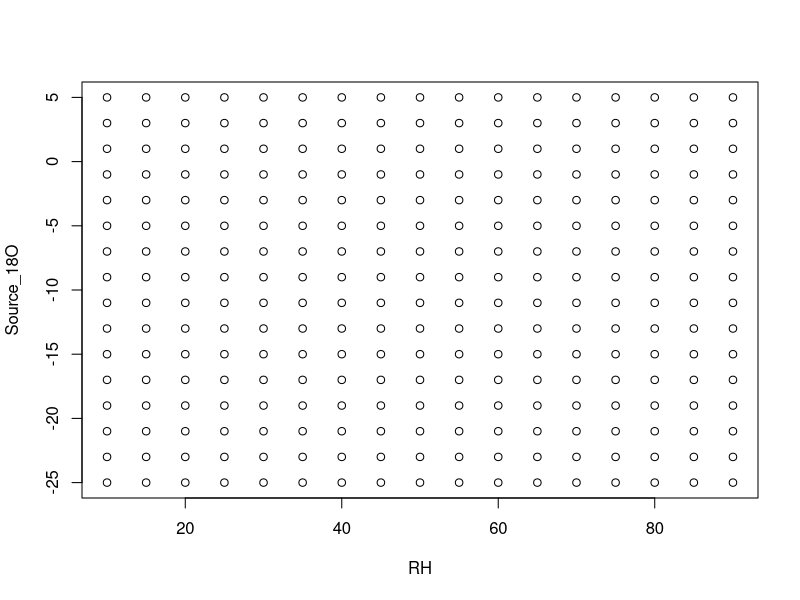
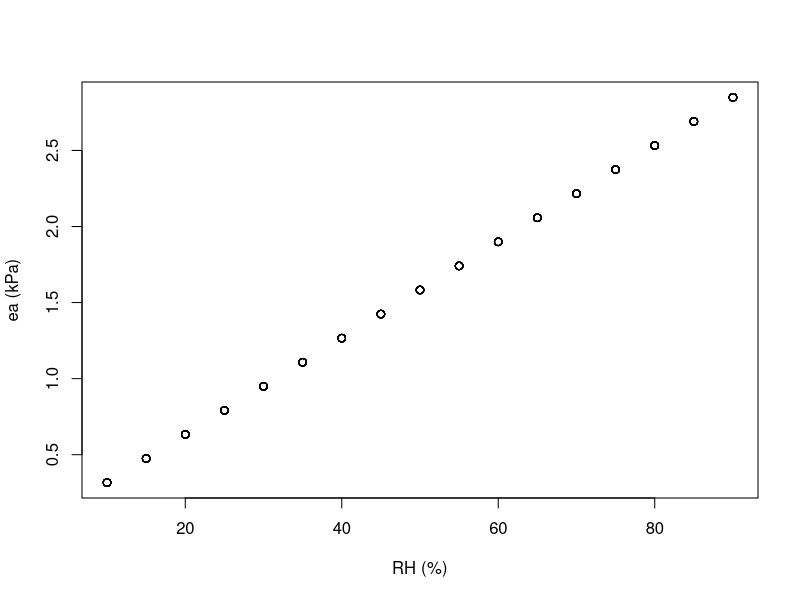
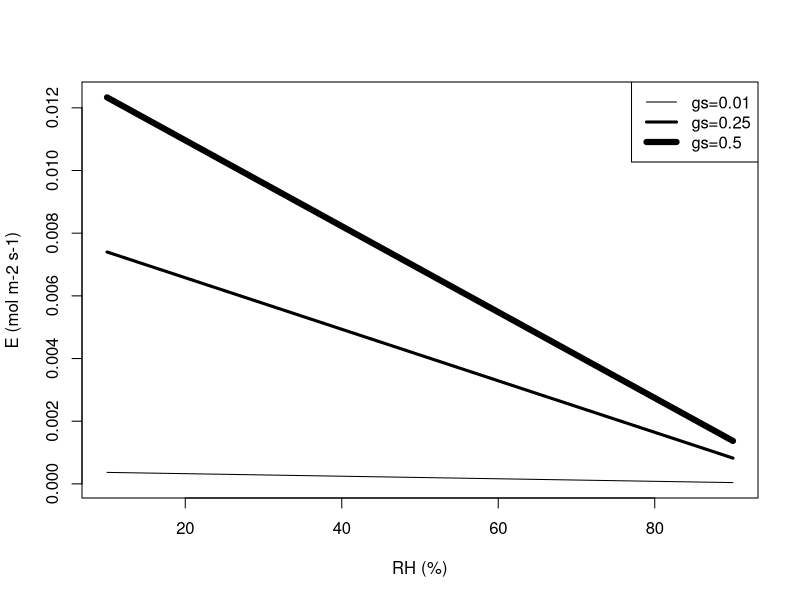
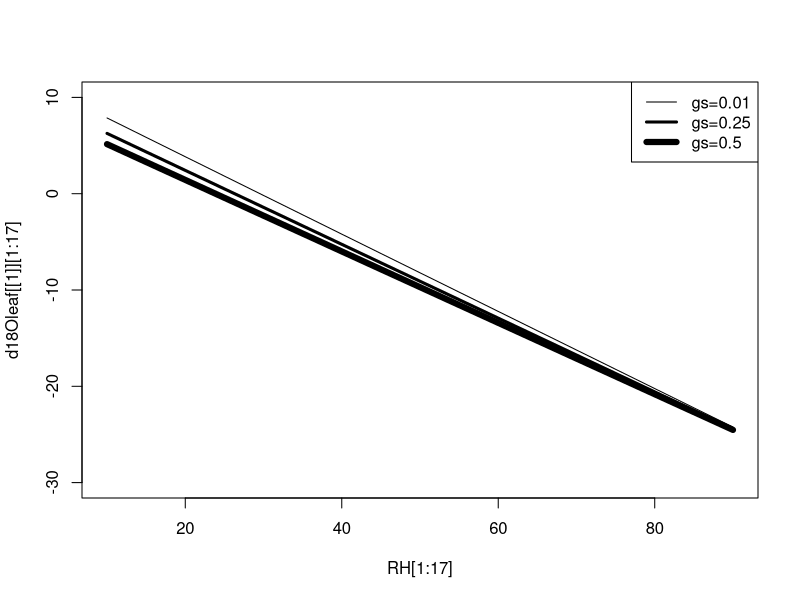
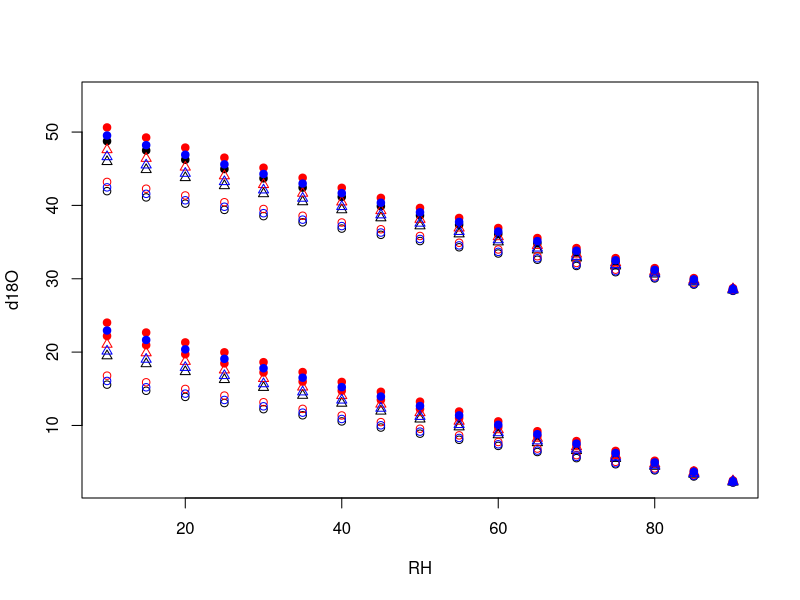
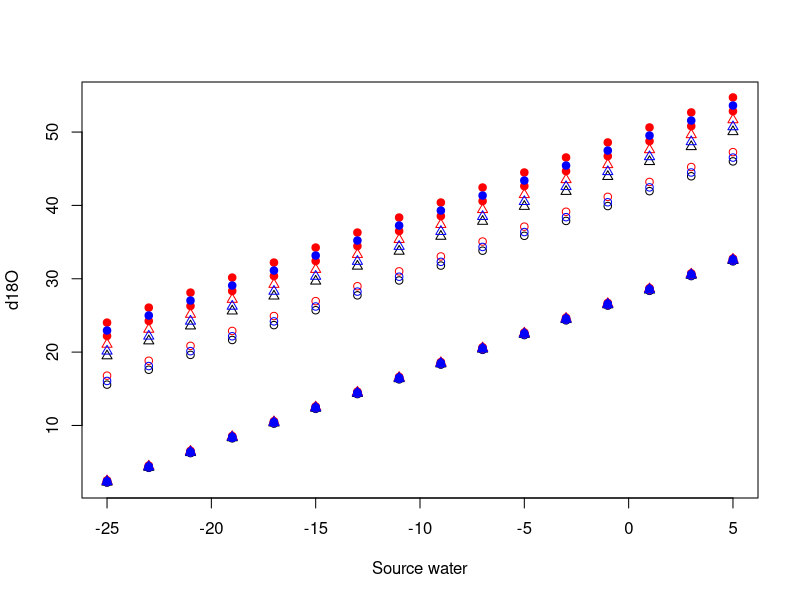
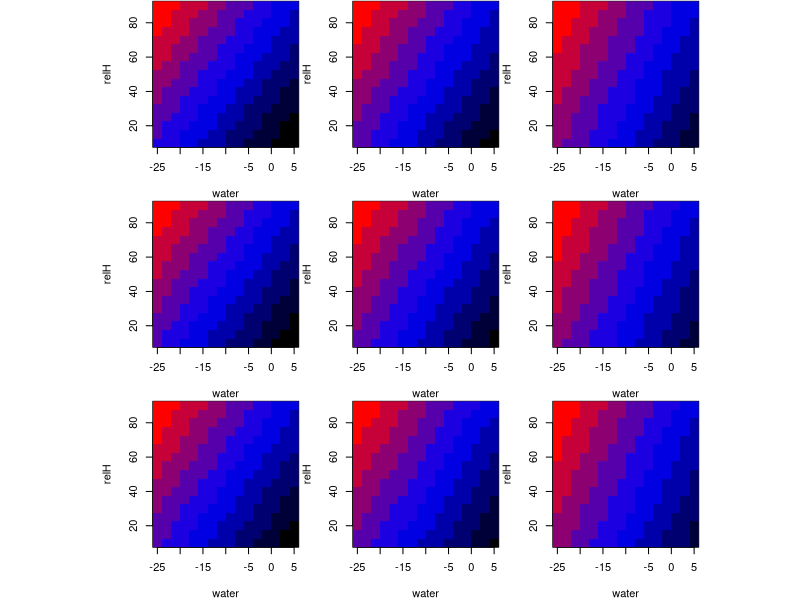

Source code (R) for these figures, in order:
## ---- chunk 1

relH <- seq(10, 90, by=5) # this is the vector of 17 different Relative humidities
water <-seq( -25, 5,by = 2) # this is the vector with  16 source water isotopic values.

RH_SOURCE <- merge(relH, water) # here we merge the two variables to facilitate the calculations for each row of this object.

#Subset source  RH and source water 18O combinations:

RH <- RH_SOURCE[,1]
Source_18O <- RH_SOURCE[,2]
## ---- chunk 2
plot(RH, Source_18O)
## ---- chunk 3
# Constants
br <-1 # boundary layer conductance. (mol m-2 s-1), considered reasonable value between 0.02 to 3 in Roden paper boundary layer resistance.
ak <- 1.0285	#  Fractionation factor the liquid–vapor equilibrium fractionation factor and varies with temperature according to the equations of Majoube (1971).
akb <- 1.0189	#  Fractionation factor associated with diffusion in the boundary layer.
Stomatal_conductance <- 0.5 # stomatal conductance to water vapor.
# NOTE: stomatal conductance can be fixed or varies with respect to VPD.
press_bar <- 77 # barometric	pressure  (mmbar)  
Ta <- 25 # In this exercise, we are using a constant temperature, air temp. (°C) with the assumption that Tleaf= Tair
rsmow <- 0.0020052 # Isotope ratio  form  Standard SMOW (Standard  mean ocean water)
## ---- chunk 4
water_vapor <-Source_18O +(-1*(1.137*(1000000/((Ta+273.15)^2))-0.4156*((1000/(Ta+273.15))-2.0667))) 
## ---- chunk 5
# ei is the saturation vapor pressure (kPa) with air temp, in this case at 25
ei=(101325*exp((((-0.1299*(1-(373.16/(273.15 + Ta)))-0.6445)*
                   (1-(373.16/(273.15 + Ta)))-1.976)*(1-(373.16/(273.15 + Ta)))+13.3185)*(1-(373.16/(273.15 + Ta)))))/1000
## ---- chunk 6
# ea is the ambient vapor pressure (kPa)
ea =(RH/100)*ei
## ---- chunk 7
plot(RH,ea, xlab = "RH (%)",ylab = "ea (kPa)" )
## ---- chunk 8
gs <- c(0.01,0.25, 0.5)

# The total conductance includes stomatal conductance to water vapor and boundary layer conductance:
g = 1/(1/gs + 1/br) # or 1/(rs+rb)

# E leaf transpiration (mol m-2 s-1) # Barbour 2004
# This list contains 3 different combinations of gs for many RH and Source water combination.
E <- list()
# This for loop will calculate the leaf transpiration E
for (sto in 1:3){E[[sto]]=((ei-ea)/press_bar)*g[sto] }
## ---- chunk 9
str(E) 
## ---- chunk 10
plot(RH,E[[1]],type="l", xlim = c(10,90), range(E), ylab="E (mol m-2 s-1)", xlab="RH (%)")
lines(RH,E[[2]], lwd=3)
lines(RH,E[[3]], lwd=6)
legend("topright", legend = c("gs=0.01","gs=0.25","gs=0.5" ), lwd = c(1,3,6))
## ---- chunk 11
# Convert  vapor pressures to mole fraction as follows:
wi=ei/press_bar 
wa= ea/press_bar 

# Calculate leaf surface water vapor (ws) mole fraction: 
# this list contains 3 different combinations of gs for many RH and Source waters.
ws <- list()
for(sto in 1:3){ws[[sto]] =((gs[[sto]]*wi)-E[[sto]]*(1-wi/2))/(gs[[sto]] - E[[sto]]/2)}

# Calculate vapor pressure at leaf surface (es)
es<- list()
for(sto in 1:3){es[[sto]]=ws[[sto]]*press_bar}

# Calculate the temperature dependent equilibrium fractionation factor alpha*
alpha_star =exp((1.137*1000/(273.15+Ta)^2)-(0.4156/(273.15+Ta))-0.0020667)

# Convert Source water 18O to R notation
Rsource= rsmow*(1+Source_18O/1000)

# Convert water vapor 18O to R notation
Ratm= rsmow*(1+water_vapor/1000)
## ---- chunk 12

Rleaf<- list()

for(sto in 1:3){
  Rleaf[[sto]] <- alpha_star*((ak*Rsource*((ei-es[[sto]])/ei))+
                              (akb*Rsource*((es[[sto]]-ea)/ei))+
                              (Ratm*(ea/ei)))
                              }
## ---- chunk 13

d18Oleaf <- list()

for(sto in 1:3){
  d18Oleaf[[sto]]=((Rleaf[[sto]]/rsmow)-1)*1000 
}
## ---- chunk 14

# Example: [1:13] is all RHs and  with source water of -25 permill

plot(RH[1:17],  d18Oleaf [[1]][1:17], type="l", ylim = c(-30,10))
lines(RH[1:17], d18Oleaf [[2]][1:17], lwd=3)
lines(RH[1:17], d18Oleaf [[3]][1:17], lwd=6)

legend("topright", legend = c("gs=0.01","gs=0.25","gs=0.5" ), lwd = c(1,3,6))
## ---- chunk 15
F_0 <- c(0.33,0.42,0.55) # variable percentage of Exchange during Cellulose Synthesis
epsilon_o <-  27 # Biological fractionation factor for oxygen in going from sugars to cellulose
# here a double loop

d18O_cellulose <- list()
for(sto in 1:3){
  d18Oc_F_0 <- list()
  for (pe in 1:3){ # variable percentage of Exchange during Cellulose Synthesis
    d18Oc_F_0[[pe]] <- F_0[[pe]]*(Source_18O + epsilon_o) + (1 - F_0[[pe]]) * (d18Oleaf[[sto]]+ epsilon_o) 
  }
  names(d18Oc_F_0) <- c("gs=0.01","gs=0.25","gs=0.5" )
d18O_cellulose[[sto]] <- d18Oc_F_0
}
names(d18O_cellulose) <- c("fo=0.33","fo=0.42","fo=0.55" )
## ---- chunk 16
str(d18O_cellulose)
## ---- chunk 17

## set the fraction of the vector we liket to plot  
source1 <- RH_SOURCE[,2]==-25 # in this case we select the  positions  that  have a sorce water of -25 
source2 <- RH_SOURCE[,2]==1# in this case we select the  positions  that  have a sorce water of 1 


plot(RH_SOURCE[,1][source2],d18O_cellulose[["fo=0.55"]][["gs=0.01"]][source2], xlim =range(RH_SOURCE[,1]), ylim =range(unlist(d18O_cellulose)),  pch=19, xlab = "RH", ylab = "d18O") 

  points(RH_SOURCE[,1][source2],d18O_cellulose[["fo=0.55"]][["gs=0.25"]][source2], pch=2)
  points(RH_SOURCE[,1][source2],d18O_cellulose[["fo=0.55"]][["gs=0.5"]][source2])
  
  
  points(RH_SOURCE[,1][source2],d18O_cellulose[["fo=0.33"]][["gs=0.01"]][source2],  pch=19, col="red" )
  points(RH_SOURCE[,1][source2],d18O_cellulose[["fo=0.33"]][["gs=0.25"]][source2], pch=2, col="red" )
  points(RH_SOURCE[,1][source2],d18O_cellulose[["fo=0.33"]][["gs=0.5"]][source2], col="red" )

  points(RH_SOURCE[,1][source2],d18O_cellulose[["fo=0.42"]][["gs=0.01"]][source2],  pch=19, col="blue" )
  points(RH_SOURCE[,1][source2],d18O_cellulose[["fo=0.42"]][["gs=0.25"]][source2], pch=2, col="blue" )
  points(RH_SOURCE[,1][source2],d18O_cellulose[["fo=0.42"]][["gs=0.5"]][source2], col="blue" )

  points(RH_SOURCE[,1][source1],d18O_cellulose[["fo=0.55"]][["gs=0.01"]][source1],  pch=19, col="red" )
  points(RH_SOURCE[,1][source1],d18O_cellulose[["fo=0.55"]][["gs=0.25"]][source1], pch=2)
  points(RH_SOURCE[,1][source1],d18O_cellulose[["fo=0.55"]][["gs=0.5"]][source1])
  
  points(RH_SOURCE[,1][source1],d18O_cellulose[["fo=0.33"]][["gs=0.01"]][source1],  pch=19, col="red" )
  points(RH_SOURCE[,1][source1],d18O_cellulose[["fo=0.33"]][["gs=0.25"]][source1], pch=2, col="red" )
  points(RH_SOURCE[,1][source1],d18O_cellulose[["fo=0.33"]][["gs=0.5"]][source1], col="red" )

  points(RH_SOURCE[,1][source1],d18O_cellulose[["fo=0.42"]][["gs=0.01"]][source1],  pch=19, col="blue" )
  points(RH_SOURCE[,1][source1],d18O_cellulose[["fo=0.42"]][["gs=0.25"]][source1], pch=2, col="blue" )
  points(RH_SOURCE[,1][source1],d18O_cellulose[["fo=0.42"]][["gs=0.5"]][source1], col="blue" )
  
  
## ---- chunk 18
RH1 <- RH_SOURCE[,1]== 10 # in this case we select the  positions  that  have a sorce water of -25 
RH2 <- RH_SOURCE[,1]==90# in this case we select the  positions  that  have a sorce water of 1 


plot(RH_SOURCE[,2][RH2],d18O_cellulose[["fo=0.55"]][["gs=0.01"]][RH2], xlim =range(RH_SOURCE[,2]), ylim =range(unlist(d18O_cellulose)),  pch=19, xlab = "Source water", ylab = "d18O") 
  points(RH_SOURCE[,2][RH2],d18O_cellulose[["fo=0.55"]][["gs=0.25"]][RH2], pch=2)
  points(RH_SOURCE[,2][RH2],d18O_cellulose[["fo=0.55"]][["gs=0.5"]][RH2])
  
  
  points(RH_SOURCE[,2][RH2],d18O_cellulose[["fo=0.33"]][["gs=0.01"]][RH2],  pch=19, col="red" )
  points(RH_SOURCE[,2][RH2],d18O_cellulose[["fo=0.33"]][["gs=0.25"]][RH2], pch=2, col="red" )
  points(RH_SOURCE[,2][RH2],d18O_cellulose[["fo=0.33"]][["gs=0.5"]][RH2], col="red" )

  points(RH_SOURCE[,2][RH2],d18O_cellulose[["fo=0.42"]][["gs=0.01"]][RH2],  pch=19, col="blue" )
  points(RH_SOURCE[,2][RH2],d18O_cellulose[["fo=0.42"]][["gs=0.25"]][RH2], pch=2, col="blue" )
  points(RH_SOURCE[,2][RH2],d18O_cellulose[["fo=0.42"]][["gs=0.5"]][RH2], col="blue" )
  

  points(RH_SOURCE[,2][RH1],d18O_cellulose[["fo=0.55"]][["gs=0.01"]][RH1],  pch=19, col="red" )
  points(RH_SOURCE[,2][RH1],d18O_cellulose[["fo=0.55"]][["gs=0.25"]][RH1], pch=2)
  points(RH_SOURCE[,2][RH1],d18O_cellulose[["fo=0.55"]][["gs=0.5"]][RH1])
  
  
  points(RH_SOURCE[,2][RH1],d18O_cellulose[["fo=0.33"]][["gs=0.01"]][RH1],  pch=19, col="red" )
  points(RH_SOURCE[,2][RH1],d18O_cellulose[["fo=0.33"]][["gs=0.25"]][RH1], pch=2, col="red" )
  points(RH_SOURCE[,2][RH1],d18O_cellulose[["fo=0.33"]][["gs=0.5"]][RH1], col="red" )

  points(RH_SOURCE[,2][RH1],d18O_cellulose[["fo=0.42"]][["gs=0.01"]][RH1],  pch=19, col="blue" )
  points(RH_SOURCE[,2][RH1],d18O_cellulose[["fo=0.42"]][["gs=0.25"]][RH1], pch=2, col="blue" )
  points(RH_SOURCE[,2][RH1],d18O_cellulose[["fo=0.42"]][["gs=0.5"]][RH1], col="blue" )
  
  
## ---- chunk 19
#generation of the 9 matrices with 17 different Realtive by 16 different waters

d18O__fo0.55_gs0.01 <- matrix (d18O_cellulose[["fo=0.55"]][["gs=0.01"]], nrow = 17, ncol = 16, byrow = F, dimnames = list(as.character(relH),as.character(water)))
d18O__fo0.55_gs0.25 <- matrix (d18O_cellulose[["fo=0.55"]][["gs=0.25"]], nrow = 17, ncol = 16, byrow = F, dimnames = list(as.character(relH),as.character(water)))
d18O__fo0.55_gs0.5 <- matrix (d18O_cellulose[["fo=0.55"]][["gs=0.5"]], nrow = 17, ncol = 16, byrow = F, dimnames = list(as.character(relH),as.character(water)))

d18O__fo0.33_gs0.01 <- matrix (d18O_cellulose[["fo=0.33"]][["gs=0.01"]], nrow = 17, ncol = 16, byrow = F, dimnames = list(as.character(relH),as.character(water)))
d18O__fo0.33_gs0.25 <- matrix (d18O_cellulose[["fo=0.33"]][["gs=0.25"]], nrow = 17, ncol = 16, byrow = F, dimnames = list(as.character(relH),as.character(water)))
d18O__fo0.33_gs0.5 <- matrix (d18O_cellulose[["fo=0.33"]][["gs=0.5"]], nrow = 17, ncol = 16, byrow = F, dimnames = list(as.character(relH),as.character(water)))

d18O__fo0.42_gs0.01 <-matrix ( d18O_cellulose[["fo=0.42"]][["gs=0.01"]], nrow = 17, ncol = 16, byrow = F, dimnames = list(as.character(relH),as.character(water)))
d18O__fo0.42_gs0.25 <- matrix (d18O_cellulose[["fo=0.42"]][["gs=0.25"]], nrow = 17, ncol = 16, byrow = F, dimnames = list(as.character(relH),as.character(water)))
d18O__fo0.42_gs0.5 <- matrix (d18O_cellulose[["fo=0.42"]][["gs=0.5"]], nrow = 17, ncol = 16, byrow = F, dimnames = list(as.character(relH),as.character(water)))

COLIS <- colorRampPalette(colors = c("red", "blue", "black"))


## ---- chunk 20

col_panel <- COLIS(10)
range_limits <- range(unlist(d18O_cellulose))

layout(mat = matrix(1:9,nrow = 3, ncol = 3, byrow = T), widths = 1, heights = 1, respect = T)
par(mar=c(4,4,0.1,0.1))

image(x = water, y = relH, z = t(d18O__fo0.33_gs0.01),col = col_panel, zlim = range_limits)
image(x = water, y = relH, z = t(d18O__fo0.33_gs0.25),col = col_panel, zlim = range_limits)
image(x = water, y = relH, z = t(d18O__fo0.33_gs0.5),col = col_panel, zlim = range_limits)
image(x = water, y = relH, z = t(d18O__fo0.42_gs0.01),col = col_panel, zlim = range_limits)
image(x = water, y = relH, z = t(d18O__fo0.42_gs0.25),col = col_panel, zlim = range_limits)
image(x = water, y = relH, z = t(d18O__fo0.42_gs0.5),col = col_panel, zlim = range_limits)
image(x = water, y = relH, z = t(d18O__fo0.55_gs0.01),col = col_panel, zlim = range_limits)
image(x = water, y = relH, z = t(d18O__fo0.55_gs0.25),col = col_panel, zlim = range_limits)
image(x = water, y = relH, z = t(d18O__fo0.55_gs0.5),col = col_panel, zlim = range_limits)
## ---- chunk 21
# hint. Imagine a  box that covers the rage given. Then you can precisely estimate the potential rage in d18O by using the slopes between the variables and d18O in cellulose and calculate the range of variation between the given range of environmental conditions.


## ---- chunk 22
